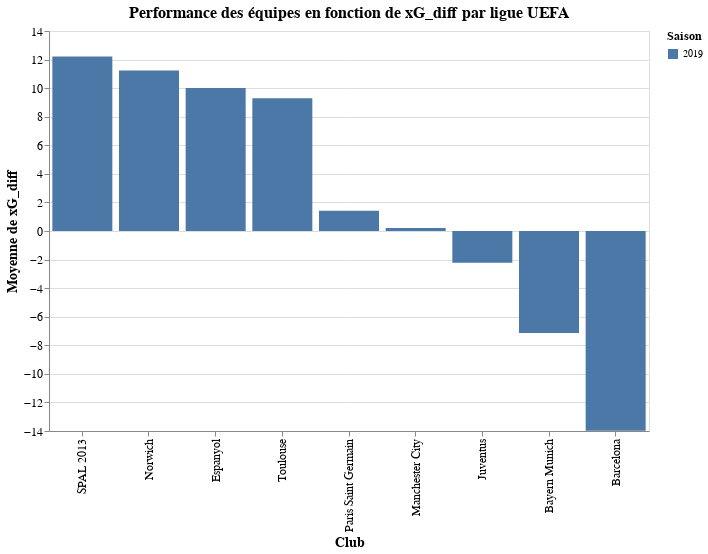

The notebook cell this image was saved under:
### Code cell
# # visualtion pour les top teams (juste l'année 2019) et les bottom teams en meme temps 
top_teams_2019 = top_teams_xg[top_teams_xg['year'] == 2019]
top_teams_2019['position'] = 'Top'
bottom_teams['position'] = 'Bottom'
top_bottom_teams = pd.concat([top_teams_2019, bottom_teams])

alt.Chart(top_bottom_teams).mark_bar().encode(
    x=alt.X('team:N', title='Club', sort=alt.EncodingSortField(field='xG_diff', order='descending')),
    y=alt.Y('xG_diff:Q', title='Moyenne de xG_diff'),
    color=alt.Color('year:N', title='Saison'),
    #column=alt.Column('position:N', title='Position')
).properties(
    width=600,
    height=400,
    title="Performance des équipes en fonction de xG_diff par ligue UEFA"
).configure_axis(
    labelFontSize=12,
    titleFontSize=14
).configure_legend(
    titleFontSize=12,
    labelFontSize=10
).configure_title(
    fontSize=16
)

### Figure 1 — Vega-Lite specification as saved in the notebook (floating-point values rounded to 4 significant figures)
{"config": {"view": {"continuousWidth": 300, "continuousHeight": 300}, "axis": {"labelFontSize": 12, "titleFontSize": 14}, "legend": {"labelFontSize": 10, "titleFontSize": 12}, "title": {"fontSize": 16}}, "data": {"name": "data-01361cf84a3d5b73cab801e424d22980"}, "mark": {"type": "bar"}, "encoding": {"color": {"field": "year", "title": "Saison", "type": "nominal"}, "x": {"field": "team", "sort": {"field": "xG_diff", "order": "descending"}, "title": "Club", "type": "nominal"}, "y": {"field": "xG_diff", "title": "Moyenne de xG_diff", "type": "quantitative"}}, "height": 400, "title": "Performance des équipes en fonction de xG_diff par ligue UEFA", "width": 600, "$schema": "https://vega.github.io/schema/vega-lite/v5.16.3.json", "datasets": {"data-01361cf84a3d5b73cab801e424d22980": [{"team": "Barcelona", "year": 2019, "xG_diff": -13.99, "position": "Top", "league": null, "npxG_diff": null, "ppda_coef": null, "scored": null}, {"team": "Bayern Munich", "year": 2019, "xG_diff": -7.148, "position": "Top", "league": null, "npxG_diff": null, "ppda_coef": null, "scored": null}, {"team": "Juventus", "year": 2019, "xG_diff": -2.225, "position": "Top", "league": null, "npxG_diff": null, "ppda_coef": null, "scored": null}, {"team": "Manchester City", "year": 2019, "xG_diff": 0.2052, "position": "Top", "league": null, "npxG_diff": null, "ppda_coef": null, "scored": null}, {"team": "Paris Saint Germain", "year": 2019, "xG_diff": 1.419, "position": "Top", "league": null, "npxG_diff": null, "ppda_coef": null, "scored": null}, {"team": "Espanyol", "year": 2019, "xG_diff": 10.0, "position": "Bottom", "league": "La_liga", "npxG_diff": 7.03, "ppda_coef": 9.441, "scored": 27.0}, {"team": "Norwich", "year": 2019, "xG_diff": 11.23, "position": "Bottom", "league": "EPL", "npxG_diff": 9.712, "ppda_coef": 14.34, "scored": 26.0}, {"team": "SPAL 2013", "year": 2019, "xG_diff": 12.21, "position": "Bottom", "league": "Serie_A", "npxG_diff": 6.882, "ppda_coef": 12.44, "scored": 26.0}, {"team": "Toulouse", "year": 2019, "xG_diff": 9.294, "position": "Bottom", "league": "Ligue_1", "npxG_diff": 4.733, "ppda_coef": 14.03, "scored": 22.0}]}}
